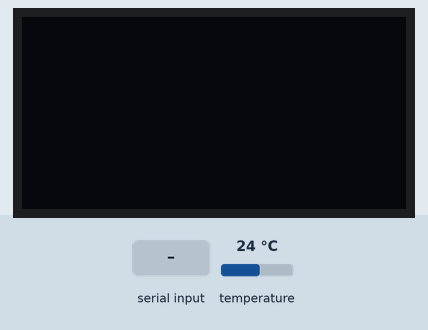
Bench run of a program on a simulated ESP32. Parts: 128×64 one-colour display. Inputs (shaded band) come from the test bench; at power-on: temperature 24 °C. What the program prints to the serial monitor is not drawn.

Above: at 1.0 s.
1.1 s: "Jar 2: \n" received over Serial
At 2.1 s:
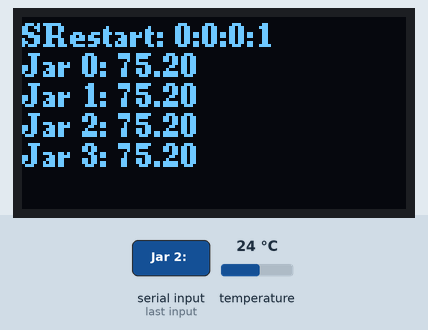
4.1 s: temperature set to 12 °C
At 6.4 s:
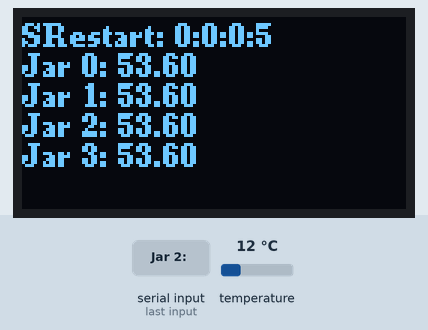
6.8 s: temperature set to 41 °C
At 8.4 s:
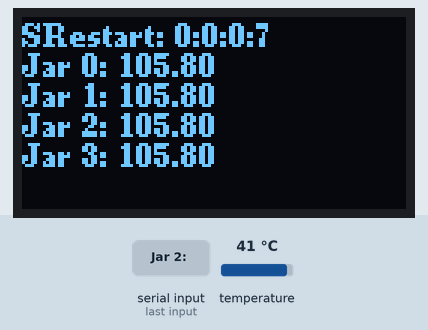
9.8 s: temperature set to 19 °C
At 11.4 s:
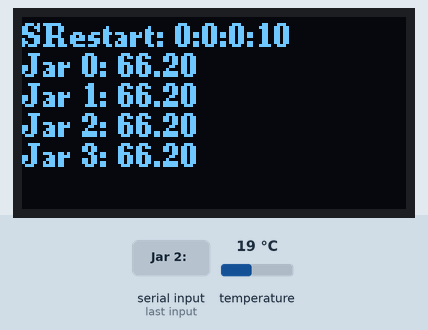
Timing chart, 0 to 12.9 s (numbered marks = the images above; inputs shaded):
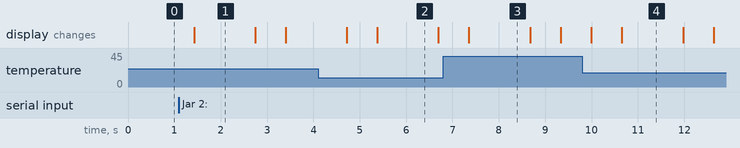

The program:

main.cpp
```cpp
/*

  Wifi Kit OLED Display
  Test Code with time since on code

*/

#include <Arduino.h>
#include <U8g2lib.h>
#include <OneWire.h>
#include <DallasTemperature.h>

#ifdef U8X8_HAVE_HW_SPI
#include <SPI.h>
#endif
#ifdef U8X8_HAVE_HW_I2C
#include <Wire.h>
#endif

// Data wire is plugged into port 2 on the Arduino
#define ONE_WIRE_BUS 27
#define TEMPERATURE_PRECISION 9
#define MAX_DEVICES 8
#define SENSOR_CNT 4

int DeviceCount = 0;
OneWire oneWire(ONE_WIRE_BUS);
DallasTemperature sensors(&oneWire);
DeviceAddress DeviceAddresses[MAX_DEVICES];
float temps[SENSOR_CNT];
U8G2_SSD1306_128X64_NONAME_F_SW_I2C u8g2(U8G2_R0, /* clock=*/ 15, /* data=*/ 4, /* reset=*/ 16);


unsigned long start = millis();
unsigned long timeNow = 0;
unsigned long secs = 1;
unsigned long mins = 0;
unsigned long hours = 0;
unsigned long days = 0;
int count = 0;

void printAddress(DeviceAddress deviceAddress)
{
  for (uint8_t i = 0; i < 8; i++)
  {
    // zero pad the address if necessary
    if (deviceAddress[i] < 16) Serial.print("0");
    Serial.print(deviceAddress[i], HEX);
  }
}

// function to print the temperature for a device
void printTemperature(DeviceAddress deviceAddress)
{
  float tempC = sensors.getTempC(deviceAddress);
  Serial.print("Temp C: ");
  Serial.print(tempC);
  Serial.print(" Temp F: ");
  Serial.print(DallasTemperature::toFahrenheit(tempC));
}
// main function to print information about a device
void printData(DeviceAddress deviceAddress)
{
  Serial.print("Device Address: ");
  printAddress(deviceAddress);
  Serial.print(" ");
  printTemperature(deviceAddress);
  Serial.println();
}

void setup(void) {
  Serial.begin(9600);
  u8g2.begin();
  sensors.begin();
  //DeviceCount = sensors.getDeviceCount();
  DeviceCount = 4;
   for (int ii = 0; ii < DeviceCount; ii++) {
    if (!sensors.getAddress(DeviceAddresses[ii], ii)) Serial.println("Unable to find address for Device 0");
        sensors.setResolution(DeviceAddresses[ii], TEMPERATURE_PRECISION);
  }
    // show the addresses we found on the bus
  for (int ii = 0; ii < DeviceCount; ii++)  {
      Serial.print("Device[" );
      Serial.print(ii);
      Serial.print("] Address: ");
      //Serial.print(ii);
      printAddress(DeviceAddresses[ii]);
      Serial.println();

      // set the resolution to 9 bit per device
      sensors.setResolution(DeviceAddresses[ii], TEMPERATURE_PRECISION);
  }
  while(Serial.available() == 0){}

}

void loop(void) {
  int line = 10;
  timeNow = millis();
  secs = (timeNow / 1000) % 60;
  mins = (timeNow / (1000 * 60)) % 60;
  hours = (timeNow / (1000 * 60 * 60)) % 24;
  days =  (timeNow / (1000 * 60 * 60)) / 24;

  sensors.requestTemperatures();
 // print the device information
    for (int ii = 0; ii < DeviceCount; ii++) {
      printData(DeviceAddresses[ii]);
      temps[ii] = sensors.getTempC(DeviceAddresses[ii]);

    }

  u8g2.clearBuffer();
  u8g2.setFont(u8g2_font_ncenB08_tr);

  u8g2.setCursor(0, line);
  u8g2.print("SRestart: ");
  u8g2.print(days);
  u8g2.print(":");
  u8g2.print(hours);
  u8g2.print(":");
  u8g2.print(mins);
  u8g2.print(":");
  u8g2.print(secs);

  for (int ii = 0; ii < DeviceCount; ii++) {
    line  += 10;
  u8g2.setCursor(0, line);
  u8g2.print("Jar ");
  u8g2.print(ii);
  u8g2.print(": ");
  u8g2.print(DallasTemperature::toFahrenheit(temps[ii]));

  }
/*
  u8g2.setCursor(0, 30);
  u8g2.print("Jar 2: ");
  u8g2.print(mins);

  u8g2.setCursor(0, 40);
  u8g2.print("Jar 3: ");
  u8g2.print(hours);

  u8g2.setCursor( 0, 50);
  u8g2.print("Jar 4: ");
  u8g2.print(days);
*/
  u8g2.sendBuffer();
  delay(333);

}
```

Measured:
- after the input at 1.1 s, the display: changes after 0.33 s (image 1)
- what the display in image 1 shows lasts 1.3 s, from 1.4 s to 2.7 s
